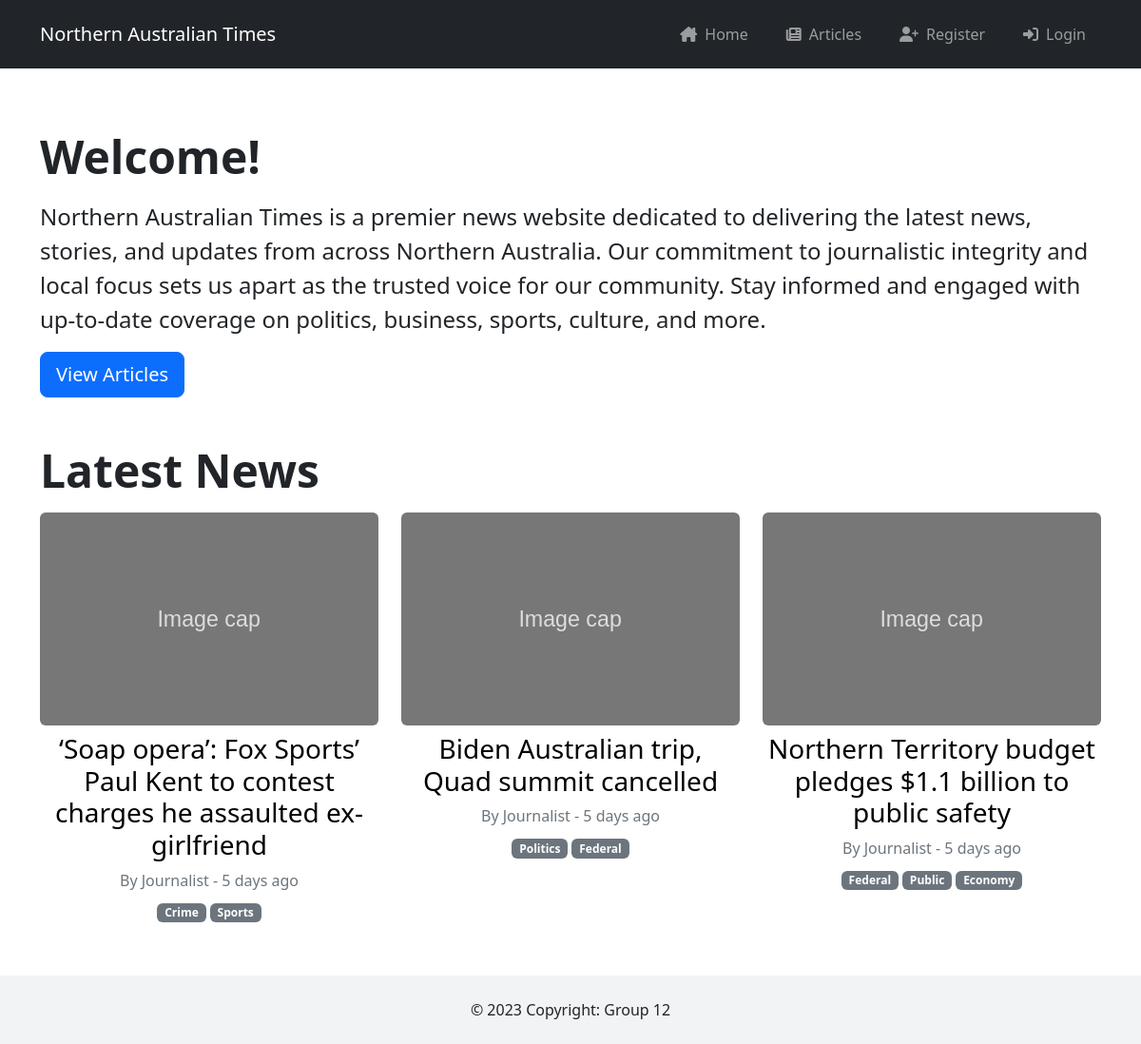
The app's page /Code/public/index.php, older data.
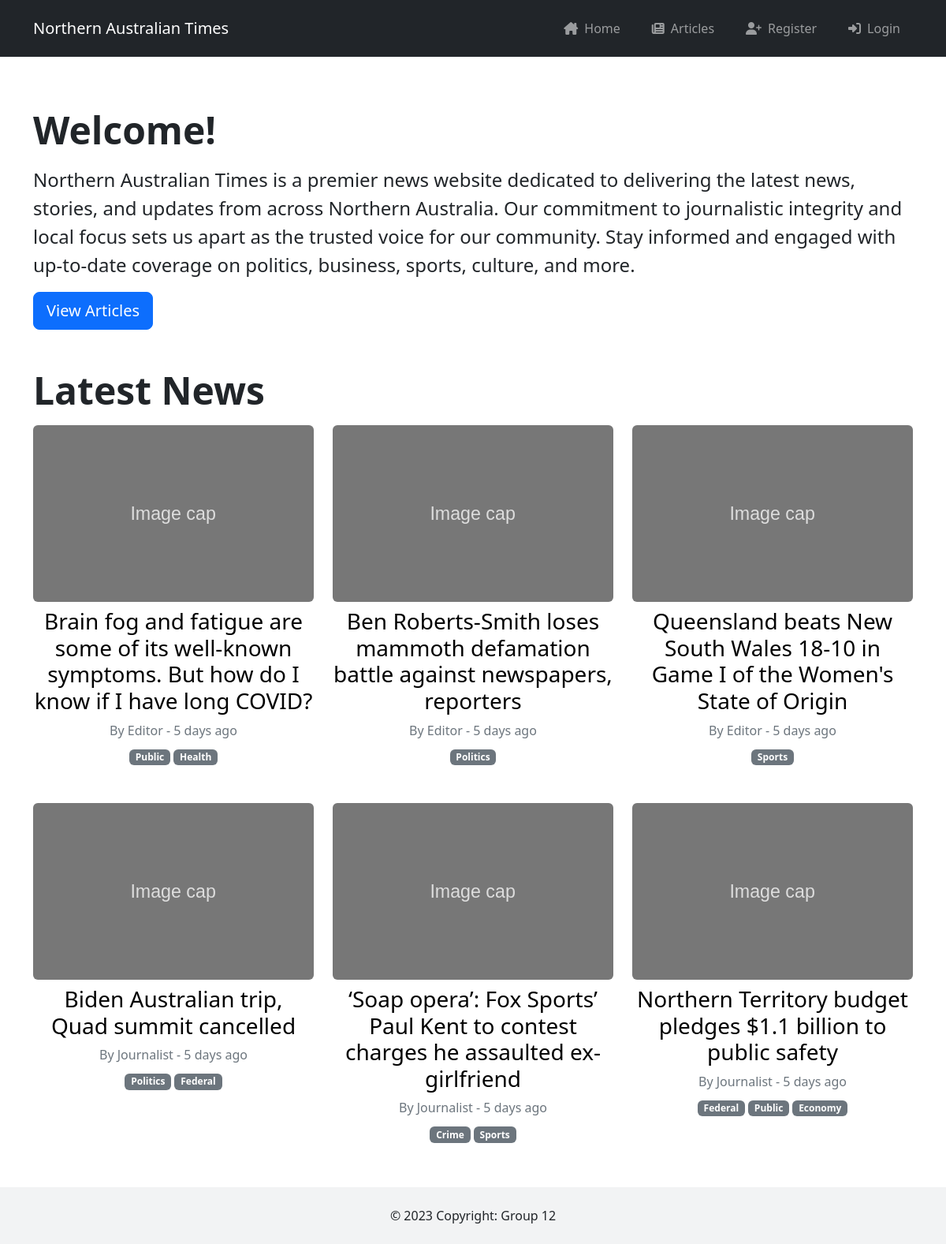
The same page, newer data.
### tables this page shows
CREATE TABLE `articles` (
  `id` int(11) NOT NULL,
  `user_id` int(11) NOT NULL,
  `title` varchar(255) NOT NULL,
  `body` text NOT NULL,
  `created_at` datetime NOT NULL DEFAULT current_timestamp(),
  `status` enum('draft','pending_review','published','rejected') NOT NULL DEFAULT 'draft',
  `status_time` datetime NOT NULL DEFAULT current_timestamp()
);

CREATE TABLE `users` (
  `id` int(11) NOT NULL,
  `name` varchar(255) NOT NULL,
  `email` varchar(255) NOT NULL,
  `password` varchar(255) NOT NULL,
  `created_at` datetime NOT NULL DEFAULT current_timestamp(),
  `role` enum('reader','journalist','editor') NOT NULL DEFAULT 'reader'
);

CREATE TABLE `tags` (
  `id` int(11) NOT NULL,
  `tag` varchar(255) NOT NULL UNIQUE
);

### Code/app/controllers/Pages.php (called while the page is built, shortened)
<?php
class Pages extends Controller
{
    private $articleModel;
    private $tagModel;
    public function __construct()
    {
        $this->articleModel = $this->model('Article');
        $this->tagModel = $this->model('Tag');
    }
    public function index()
    {
        $topArticles = $this->articleModel->getPublishedArticles(limit: 6);
        foreach ($topArticles as $article) {
            $tags = $this->tagModel->getTagsOfArticle($article->id);
            $article->tags = $tags;
        }
        $data = [
            'articles' => $topArticles
        ];
        $this->view('index', $data);
    }
}

### Code/app/lib/Core.php (called while the page is built, shortened)
<?php
class Core
{
    protected $currentMethod = 'index';
    public function __construct()
    {
        $URL = $this->getURL();
        $this->currentController = new $this->currentController;
        $this->parameters = $URL ? array_values($URL) : [null];
        call_user_func_array([$this->currentController, $this->currentMethod], $this->parameters);
    }
}

### Code/public/index.php (called while the page is built, shortened)
<?php
$init = new Core;

### Code/app/lib/Database.php (called while the page is built, shortened)
<?php
class Database
{
    private $host = DB_HOST;
    private $username = DB_USERNAME;
    private $password = DB_PASSWORD;
    private $dbname = DB_NAME;
    private $dbh;
    private $stmt;
    public function __construct()
    {
        $dsn = "mysql:host=$this->host;dbname=$this->dbname";
        $options = [
            PDO::ATTR_PERSISTENT => true,
            PDO::ATTR_ERRMODE => PDO::ERRMODE_EXCEPTION
        ];
        try {
            $this->dbh = new PDO($dsn, $this->username, $this->password, $options);
        } catch (PDOException $e) {
            $this->errors = $e->getMessage();
            echo $this->errors;
        }
    }
    public function query($sql)
    {
        $this->stmt = $this->dbh->prepare($sql);
    }
    public function bind($parameters, $value, $type = null)
    {
        if (is_null($type)) {
            switch (true) {
                case is_int($value):
                    $type = PDO::PARAM_INT;
                    break;
            }
        }
        $this->stmt->bindValue($parameters, $value, $type);
    }
    public function execute()
    {
        return $this->stmt->execute();
    }
    public function resultSet()
    {
        $this->execute();
        return $this->stmt->fetchAll(PDO::FETCH_OBJ);
    }
}

### Code/app/models/Article.php (called while the page is built, shortened)
<?php
class Article
{
    private $db;
    public function __construct()
    {
        $this->db = new Database;
    }
    public function getPublishedArticles($limit = null)
    {
        $sql = "SELECT articles.id, articles.title, articles.created_at, articles.body, articles.status_time, users.name
                FROM articles
                JOIN users ON articles.user_id = users.id
                WHERE articles.status = 'published'
                ORDER BY articles.status_time DESC";
        if ($limit !== null) {
            $sql .= ' LIMIT :limit';
        }
        $this->db->query($sql);
        if ($limit !== null) {
            $this->db->bind(':limit', $limit);
        }
        $articleResults = $this->db->resultSet();
        return $articleResults;
    }
}

### Code/app/helpers/format_helper.php (called while the page is built, shortened)
<?php
function displayDate($dateTime)
{
    $now = new DateTime();
    $dateTime = new DateTime($dateTime);
    $interval = $now->diff($dateTime);
    if ($interval->y >= 1) {
        $suffix = $interval->y > 1 ? ' years ago' : ' year ago';
        return $interval->y . $suffix;
    } elseif ($interval->m >= 1) {
        $suffix = $interval->m > 1 ? ' months ago' : ' month ago';
        return $interval->m . $suffix;
    } elseif ($interval->d >= 1) {
        if ($interval->d == 1) {
            return 'Yesterday';
        } elseif ($interval->d == 7) {
            return '1 week ago';
        } else {
            return $interval->d . ' days ago';
        }
    } elseif ($interval->h >= 1) {
        $suffix = $interval->h > 1 ? ' hours ago' : ' hour ago';
        return $interval->h . $suffix;
    } elseif ($interval->i >= 1) {
        $suffix = $interval->i > 1 ? ' minutes ago' : ' minute ago';
        return $interval->i . $suffix;
    } else {
        $suffix = $interval->s > 1 ? ' seconds ago' : ' second ago';
        return $interval->s . $suffix;
    }
}

### Code/app/models/Tag.php (called while the page is built, shortened)
<?php
class Tag
{
    private $db;
    public function __construct()
    {
        $this->db = new Database;
    }
    public function getTagsOfArticle($id)
    {
        $this->db->query('SELECT tags.id, tags.tag AS tag_name
                        FROM mapping_articles_tags
                        JOIN tags ON mapping_articles_tags.tag_id = tags.id
                        WHERE mapping_articles_tags.article_id = :articles_id');
        $this->db->bind(':articles_id', $id);
        $tagResults = $this->db->resultSet();
        return $tagResults;
    }
}

### Code/app/views/index.php (the view)
<?php require APPROOT . '/views/includes/header.php'; ?>
<div class="container mb-5 mt-5">
    <h1 class="display-5 fw-bold mb-3">Welcome!</h2>
        <p class="fs-4">Northern Australian Times is a premier news website dedicated to delivering the latest news, stories, and updates from across Northern Australia.
            Our commitment to journalistic integrity and local focus sets us apart as the trusted voice for our community.
            Stay informed and engaged with up-to-date coverage on politics, business, sports, culture, and more.
        </p>
        <a href="<?php echo URLROOT ?>/articles/index"><button class="btn btn-primary btn-lg" type="button">View Articles</button></a>
</div>
<div class="container">
    <h1 class="display-5 fw-bold mb-3">Latest News</h1>
    <div class="row">
        <?php if (empty($data['articles'])) : ?>
            <p class="fs-4">There are no news articles at the moment.</p>
        <?php else : ?>
            <?php foreach ($data['articles'] as $article) : ?>
                <article class="col-md-6 col-lg-4 mb-5 text-center">
                    <a href="<?php echo URLROOT; ?>/articles/display/<?php echo $article->id ?>">
                        <img class="rounded" src="<?php echo URLROOT ?>/img/card-img.svg" alt="Image">
                    </a>
                    <a class="article-title" href="<?php echo URLROOT; ?>/articles/display/<?php echo $article->id ?>">
                        <h3 class="mb-2 mt-2">
                            <?php echo $article->title ?>
                        </h3>
                    </a>
                    <div class="text-secondary mb-2">
                        <span>By <?php echo $article->name ?></span>
                        <span>-</span>
                        <span><?php echo displayDate(($article->created_at)) ?></span>
                    </div>
                    <?php foreach ($article->tags as $tag) : ?>
                        <a href="#" class="badge bg-secondary mt-1">
                            <?php echo $tag->tag_name; ?>
                        </a>
                    <?php endforeach; ?>
                </article>
            <?php endforeach ?>
        <?php endif ?>
    </div>
</div>
<?php require APPROOT . '/views/includes/footer.php'; ?>

### Code/app/lib/Controller.php (shortened to what this page needs)
<?php
class Controller
{
    public function model($model)
    {
        return new $model();
    }
    public function view($view, $data = [])
    {
        if (file_exists('../app/views/' . $view . '.php')) {
            require_once '../app/views/' . $view . '.php';
        } else {
            die('View does not exist.');
        }
    }
}

### Code/app/views/includes/header.php (shortened to what this page needs)
<!DOCTYPE html>
<html lang="en">
<head>
    <link rel="stylesheet" href="<?php echo URLROOT; ?>/css/styles.css">
    <link href="https://cdn.jsdelivr.net/npm/bootstrap@5.3.0-alpha3/dist/css/bootstrap.min.css" rel="stylesheet">
    <link href="https://cdn.jsdelivr.net/npm/@yaireo/tagify/dist/tagify.css" rel="stylesheet" type="text/css" />
</head>
<body>
    <header>
        <?php require APPROOT . '/views/includes/navbar.php'; ?>
    </header>
    <main>

### Code/app/views/includes/navbar.php (shortened to what this page needs)
<nav class="sticky-top navbar navbar-expand-lg navbar-dark bg-dark mb-3 p-3">
    <div class="container">
        <a class="navbar-brand" href="<?php echo URLROOT; ?>"><?php echo SITENAME; ?></a>
        <div class="collapse navbar-collapse" id="collapse">
            <ul class="navbar-nav ms-auto">
                <li class="nav-item">
                    <a class="nav-link mx-2" href="<?php echo URLROOT; ?>"><i class="fa-solid fa-house-chimney mx-2"></i>Home</a>
                </li>
                <li class="nav-item mx-2">
                    <a class="nav-link" href="<?php echo URLROOT; ?>/articles/"><i class="fa-solid fa-newspaper mx-2"></i>Articles</a>
                </li>
                <?php if (isset($_SESSION['user_id'])) : ?>
                    <li class="nav-item dropdown mx-2">
                        <a class="nav-link dropdown-toggle" href="#" id="userDropDown" role="button" data-bs-toggle="dropdown" aria-haspopup="true" aria-expanded="false">
                            <i class="fa-solid fa-user mx-2"></i><?php echo $_SESSION['user_name'] ?>
                        </a>
                        <div class="dropdown-menu" aria-labelledby="navbarDropdown">
                            <p class="dropdown-item"><i class="fa-solid fa-address-card mx-2"></i><?php echo ucfirst($_SESSION['user_role']) ?></p>
                            <div class="dropdown-divider"></div>
                            <a class="dropdown-item" href="<?php echo URLROOT; ?>/users/logout"><i class="fa-solid fa-right-to-bracket mx-2"></i>Logout</a>
                        </div>
                    </li>
                <?php else : ?>
                    <li class="nav-item mx-2">
                        <a class="nav-link" href="<?php echo URLROOT; ?>/users/register"><i class="fa-solid fa-user-plus mx-2"></i>Register</a>
                    </li>
                    <li class="nav-item mx-2">
                        <a class="nav-link" href="<?php echo URLROOT; ?>/users/login"><i class="fa-solid fa-right-to-bracket mx-2"></i>Login</a>
                    </li>
            </ul>
        <?php endif; ?>
        </div>
    </div>
</nav>

### Code/app/views/includes/footer.php
</main>
<footer class="bg-light text-center text-lg-start mt-2">
    <div class="text-center p-4" style="background-color: rgba(0, 0, 0, 0.025);">
        © 2023 Copyright: Group 12
    </div>
</footer>
</body>
</html>

### Code/public/css/styles.css (style rules this page uses)
body { display: grid; grid-template-rows: auto 1fr auto; min-height: 100vh; }
main { display: flex; justify-content: center; align-items: center; flex-direction: column; }
img { min-width: 100%; }
.article-title { color: #000; text-decoration: none; }
.badge { text-decoration: none; }

Row changes from the older to the newer data that the page shows:
added articles: title "Brain fog and fatigue are some of its well-known symptoms. But how do I know if I have long COVID?", user.name "Editor", created_at "5 days ago", tags (tag "Public")
added tags: tag "Health", shown under "Editor"
added articles: title "Ben Roberts-Smith loses mammoth defamation battle against newspapers, reporters", user.name "Editor", created_at "5 days ago", tags (tag "Politics")
added articles: title "Queensland beats New South Wales 18-10 in Game I of the Women's State of Origin", user.name "Editor", created_at "5 days ago", tags (tag "Sports")
shown differently, row unchanged: articles "Biden Australian trip, Quad summit cancelled": moves up the list
